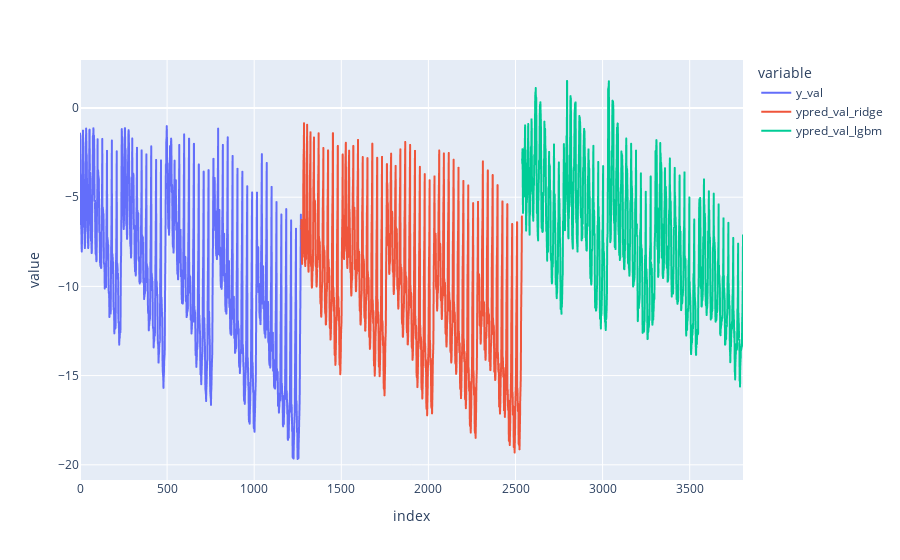

The notebook cell saved with this chart:
### Code cell
tmp1_t = tmp2.melt(id_vars='startdate', value_vars=['y_val', 'ypred_val_ridge', 'ypred_val_lgbm']).reset_index()
px.line(tmp1_t, 'index', 'value', color='variable')

### Figure 1 — Plotly figure (JSON) as saved in the notebook; plotly's stock layout.template omitted (floating-point values rounded to 4 significant figures; data arrays with more than 128 entries replaced by an {"elided": "..."} marker saying what was removed)
{"data": [{"hovertemplate": "variable=y_val<br>index=%{x}<br>value=%{y}<extra></extra>", "legendgroup": "y_val", "line": {"color": "#636efa", "dash": "solid"}, "marker": {"symbol": "circle"}, "mode": "lines", "name": "y_val", "showlegend": true, "type": "scattergl", "x": {"elided": "1269 int values"}, "xaxis": "x", "y": {"elided": "1269 float values"}, "yaxis": "y"}, {"hovertemplate": "variable=ypred_val_ridge<br>index=%{x}<br>value=%{y}<extra></extra>", "legendgroup": "ypred_val_ridge", "line": {"color": "#EF553B", "dash": "solid"}, "marker": {"symbol": "circle"}, "mode": "lines", "name": "ypred_val_ridge", "showlegend": true, "type": "scattergl", "x": {"elided": "1269 int values"}, "xaxis": "x", "y": {"elided": "1269 float values"}, "yaxis": "y"}, {"hovertemplate": "variable=ypred_val_lgbm<br>index=%{x}<br>value=%{y}<extra></extra>", "legendgroup": "ypred_val_lgbm", "line": {"color": "#00cc96", "dash": "solid"}, "marker": {"symbol": "circle"}, "mode": "lines", "name": "ypred_val_lgbm", "showlegend": true, "type": "scattergl", "x": {"elided": "1269 int values"}, "xaxis": "x", "y": {"elided": "1269 float values"}, "yaxis": "y"}], "layout": {"legend": {"title": {"text": "variable"}, "tracegroupgap": 0}, "margin": {"t": 60}, "xaxis": {"anchor": "y", "domain": [0.0, 1.0], "title": {"text": "index"}}, "yaxis": {"anchor": "x", "domain": [0.0, 1.0], "title": {"text": "value"}}}}
